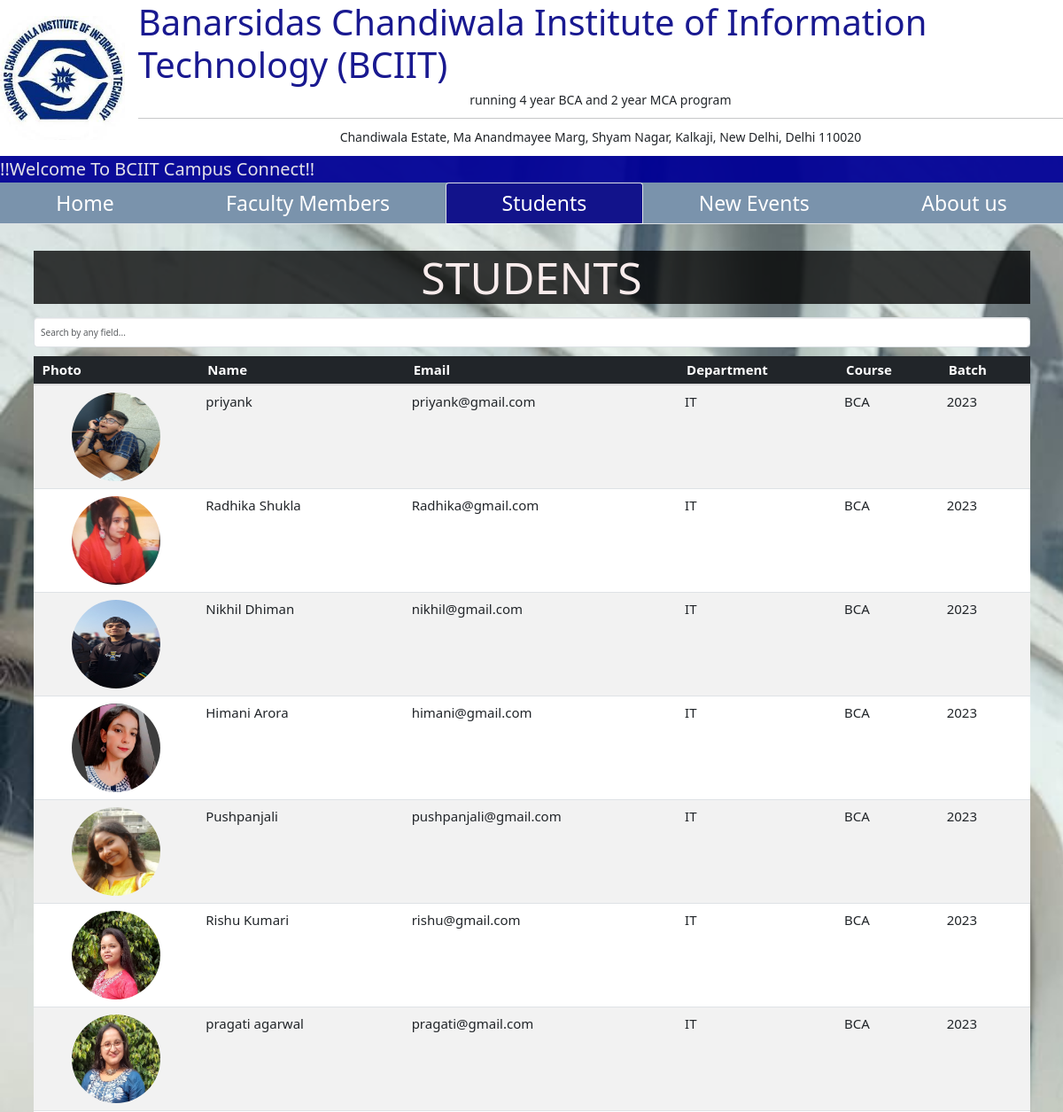
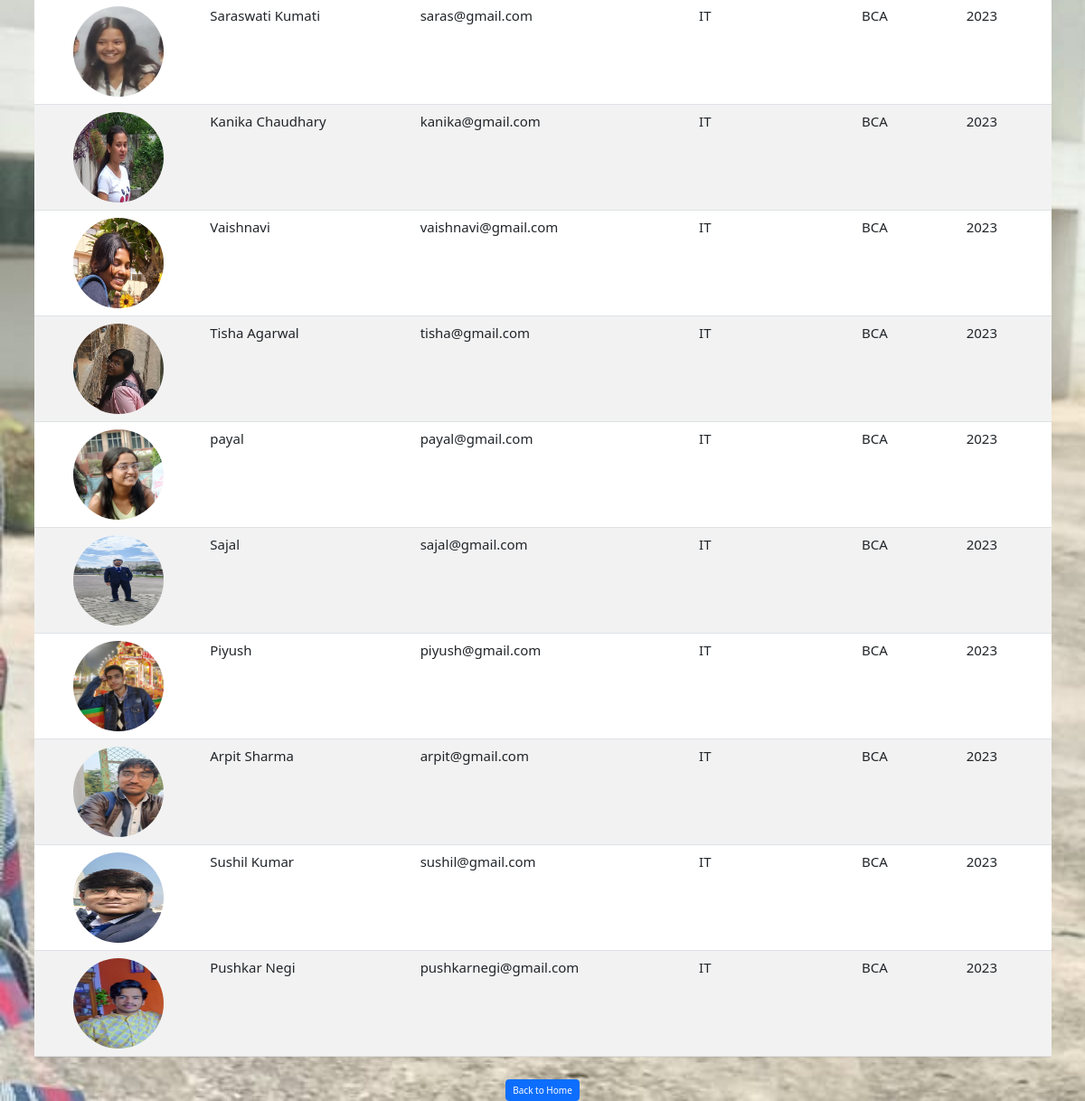
The page /student/ on the database its author committed (2 pictures, top to bottom).
### testapp/models.py (models this page shows, shortened)
class students(models.Model):
    name = models.CharField(max_length=100)
    email = models.EmailField(unique=True)
    department = models.CharField(max_length=100)
    course = models.CharField(max_length=100)
    batch = models.IntegerField()
    photo=models.ImageField(upload_to='student_photos/', null=True, blank=True)

### testapp/views.py (the view)
# urls.py: path('student/', views.student,name='student'),
def student(request):
    students1 = list(students.objects.all())
    return render(request, 'testapp/student.html', {'students': students1})

### templates/testapp/student.html (shortened to what this page needs)
{% extends "testapp/base.html" %}
{% load static %}
    {% block head %}
    <link href="https://cdn.jsdelivr.net/npm/bootstrap@5.3.0/dist/css/bootstrap.min.css" rel="stylesheet">
    <link rel="stylesheet" href="{% static 'testapp/student.css' %}">
    {% endblock head %}
{% block student %} active {% endblock student %}
    {% block content %}
<body class="bg-light">
    <div class="container mt-5">
        <h2 class="text-center mb-4" id="head">STUDENTS</h2>
    <div class="mb-3 ">
        <input type="text" id="search" class="form-control" placeholder="Search by any field..." onkeyup="searchStudent()">
    </div>
    <div class="table-responsive">
        <table class="table table-striped table-hover bg-white shadow-sm">
            <thead class="table-dark">
                <tr>
                    <th class="px-3 py-2">Photo</th>
                    <th class="px-3 py-2">Name</th>
                    <th class="px-3 py-2">Email</th>
                    <th class="px-3 py-2">Department</th>
                    <th class="px-3 py-2">Course</th>
                    <th class="px-3 py-2">Batch</th>
                </tr>
            </thead>
            <tbody>
                {% for student in students %}
                <tr>
                <td colspan="1" class="text-center">
                    {% if student.photo %}
                        <img src="{{ student.photo.url }}" alt="{{ student.name }}" style="width: 100px; height: 100px; border-radius: 50%;">
                    {% else %}
                        <p>No Photo Available</p>
                    {% endif %}
                </td>
                <td>{{ student.name }}</td>
                <td>{{ student.email }}</td>
                <td>{{ student.department }}</td>
                <td>{{ student.course }}</td>
                <td>{{ student.batch }}</td>
                </tr>
                {% endfor %}
            </tbody>
        </table>
    </div>
</div>
    <div class="text-center mt-4">
        <a href="{% url 'home' %}" class="btn btn-primary">Back to Home</a>
    </div>
    {% endblock %}

### static/testapp/student.css (style rules this page uses)
body { background-image: url(bg_st.jpeg); background-repeat: no repeat; background-size: cover; }
#head { background-color: #000000c4; text-align: center; margin-bottom: 20px; color: #f8ecec; font-size: 5rem; }

### templates/testapp/student.html (style rules this page uses)
td,th { font-size: 1.5rem; }

### rows shown on the page
students: photo (picture), name "priyank", email "priyank@gmail.com", department "IT", course "BCA", batch "2023"
students: photo (picture), name "Radhika Shukla", email "Radhika@gmail.com", department "IT", course "BCA", batch "2023"
students: photo (picture), name "Nikhil Dhiman", email "nikhil@gmail.com", department "IT", course "BCA", batch "2023"
students: photo (picture), name "Himani Arora", email "himani@gmail.com", department "IT", course "BCA", batch "2023"
students: photo (picture), name "Pushpanjali", email "pushpanjali@gmail.com", department "IT", course "BCA", batch "2023"
students: photo (picture), name "Rishu Kumari", email "rishu@gmail.com", department "IT", course "BCA", batch "2023"
students: photo (picture), name "pragati agarwal", email "pragati@gmail.com", department "IT", course "BCA", batch "2023"
students: photo (picture), name "Saraswati Kumati", email "saras@gmail.com", department "IT", course "BCA", batch "2023"
students: photo (picture), name "Kanika Chaudhary", email "kanika@gmail.com", department "IT", course "BCA", batch "2023"
students: photo (picture), name "Vaishnavi", email "vaishnavi@gmail.com", department "IT", course "BCA", batch "2023"
students: photo (picture), name "Tisha Agarwal", email "tisha@gmail.com", department "IT", course "BCA", batch "2023"
students: photo (picture), name "payal", email "payal@gmail.com", department "IT", course "BCA", batch "2023"
students: photo (picture), name "Sajal", email "sajal@gmail.com", department "IT", course "BCA", batch "2023"
students: photo (picture), name "Piyush", email "piyush@gmail.com", department "IT", course "BCA", batch "2023"
students: photo (picture), name "Arpit Sharma", email "arpit@gmail.com", department "IT", course "BCA", batch "2023"
students: photo (picture), name "Sushil Kumar", email "sushil@gmail.com", department "IT", course "BCA", batch "2023"
students: photo (picture), name "Pushkar Negi", email "pushkarnegi@gmail.com", department "IT", course "BCA", batch "2023"
